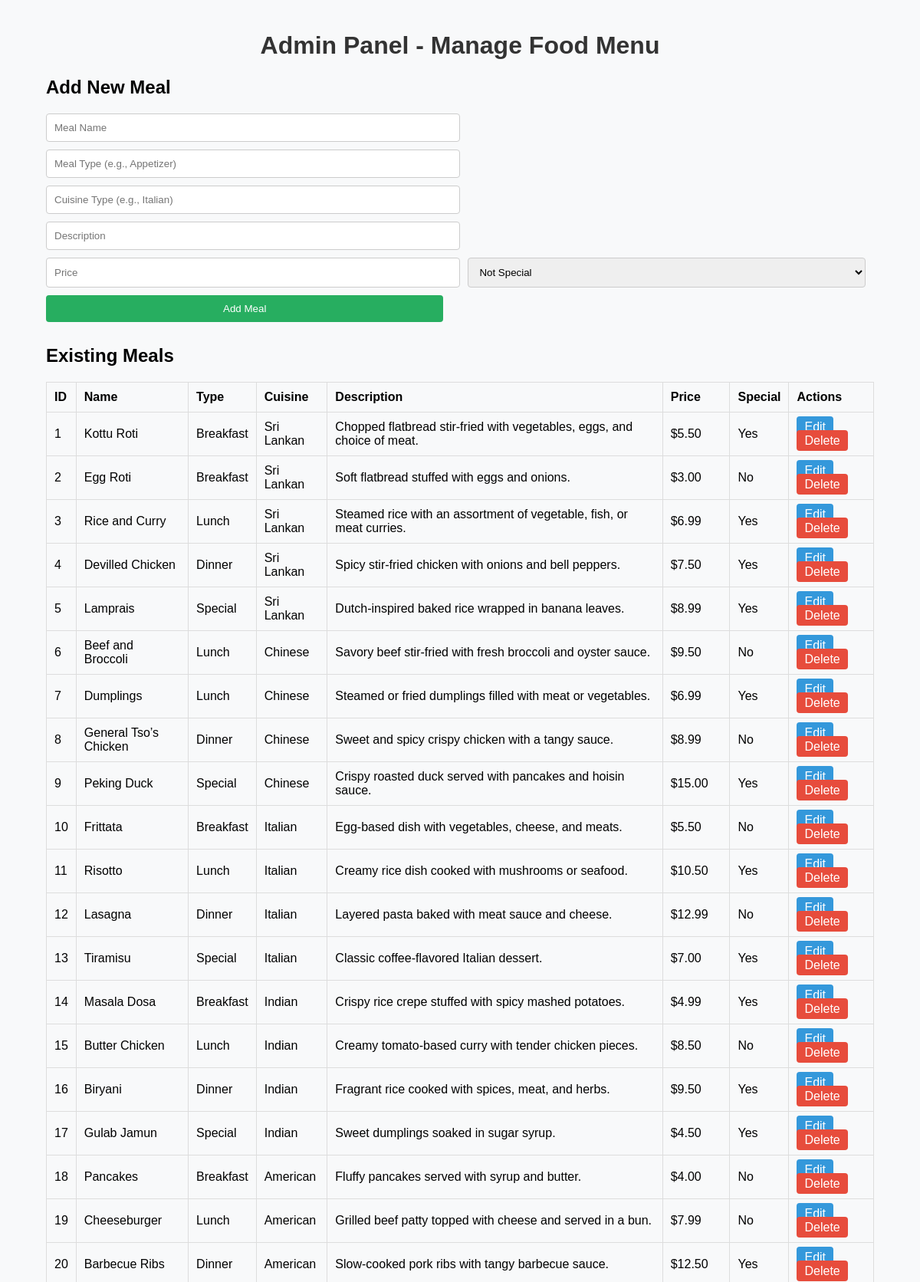
The page /addfood.php (upper part) on the database its author committed.
### tables this page shows
CREATE TABLE `meals` (
  `id` int(11) NOT NULL,
  `meal_type` varchar(50) NOT NULL,
  `menu_name` varchar(100) NOT NULL,
  `cuisine_type` varchar(50) NOT NULL,
  `description` text DEFAULT NULL,
  `price` decimal(10,2) NOT NULL,
  `special` tinyint(1) DEFAULT 0
);

### addfood.php (the view, shortened to what this page needs)
<?php include('db_connect.php'); ?>
<!DOCTYPE html>
<html lang="en">
<head>
</head>
<body>
    <div class="container">
        <h1>Admin Panel - Manage Food Menu</h1>
        <div class="form-container">
            <h2>Add New Meal</h2>
            <form method="POST" action="admin_actions.php">
                <input type="text" name="menu_name" placeholder="Meal Name" required>
                <input type="text" name="meal_type" placeholder="Meal Type (e.g., Appetizer)" required>
                <input type="text" name="cuisine_type" placeholder="Cuisine Type (e.g., Italian)" required>
                <input type="text" name="description" placeholder="Description" required>
                <input type="number" step="0.01" name="price" placeholder="Price" required>
                <select name="special">
                    <option value="0">Not Special</option>
                </select>
                <button type="submit" name="action" value="add">Add Meal</button>
            </form>
        </div>
        <h2>Existing Meals</h2>
        <table>
            <thead>
                <tr>
                    <th>ID</th>
                    <th>Name</th>
                    <th>Type</th>
                    <th>Cuisine</th>
                    <th>Description</th>
                    <th>Price</th>
                    <th>Special</th>
                    <th>Actions</th>
                </tr>
            </thead>
            <tbody>
                <?php
                $query = "SELECT * FROM meals";
                $result = $conn->query($query);
                if ($result->num_rows > 0) {
                    while ($row = $result->fetch_assoc()) {
                        echo "
                        <tr>
                            <td>{$row['id']}</td>
                            <td>" . htmlspecialchars($row['menu_name']) . "</td>
                            <td>" . htmlspecialchars($row['meal_type']) . "</td>
                            <td>" . htmlspecialchars($row['cuisine_type']) . "</td>
                            <td>" . htmlspecialchars($row['description']) . "</td>
                            <td>\${$row['price']}</td>
                            <td>" . ($row['special'] ? 'Yes' : 'No') . "</td>
                            <td class='action-buttons'>
                                <a href='edit_meal.php?id={$row['id']}'>Edit</a>
                                <a href='admin_actions.php?id={$row['id']}&action=delete' class='delete'>Delete</a>
                            </td>
                        </tr>";
                    }
                } else {
                    echo "<tr><td colspan='8' style='text-align:center;'>No meals available</td></tr>";
                }
                ?>
            </tbody>
        </table>
    </div>
</body>
</html>

### addfood.php (style rules this page uses)
body { font-family: Arial, sans-serif; background-color: #f8f9fa; margin: 0; padding: 0; }
.container { width: 90%; margin: auto; padding: 20px; }
h1 { text-align: center; color: #333; }
table { width: 100%; border-collapse: collapse; margin: 20px 0; }
table, th, td { border: 1px solid #ddd; }
th, td { padding: 10px; text-align: left; }
.form-container { margin-bottom: 30px; }
.form-container form { display: flex; flex-wrap: wrap; gap: 10px; }
.form-container input, .form-container select, .form-container button { padding: 10px; width: 48%; border: 1px solid #ccc; border-radius: 4px; }
.form-container button { background-color: #27ae60; color: #fff; border: none; cursor: pointer; }
.action-buttons a { text-decoration: none; padding: 5px 10px; background: #3498db; color: white; border-radius: 4px; margin-right: 5px; }
.action-buttons a.delete { background: #e74c3c; }

### rows shown on the page
meals: id "1", menu_name "Kottu Roti", meal_type "Breakfast", cuisine_type "Sri Lankan", description "Chopped flatbread stir-fried with vegetables, eggs, and choice of meat.", price "5.50", special "Yes"
meals: id "2", menu_name "Egg Roti", meal_type "Breakfast", cuisine_type "Sri Lankan", description "Soft flatbread stuffed with eggs and onions.", price "3.00", special "No"
meals: id "3", menu_name "Rice and Curry", meal_type "Lunch", cuisine_type "Sri Lankan", description "Steamed rice with an assortment of vegetable, fish, or meat curries.", price "6.99", special "Yes"
meals: id "4", menu_name "Devilled Chicken", meal_type "Dinner", cuisine_type "Sri Lankan", description "Spicy stir-fried chicken with onions and bell peppers.", price "7.50", special "Yes"
meals: id "5", menu_name "Lamprais", meal_type "Special", cuisine_type "Sri Lankan", description "Dutch-inspired baked rice wrapped in banana leaves.", price "8.99", special "Yes"
meals: id "6", menu_name "Beef and Broccoli", meal_type "Lunch", cuisine_type "Chinese", description "Savory beef stir-fried with fresh broccoli and oyster sauce.", price "9.50", special "No"
meals: id "7", menu_name "Dumplings", meal_type "Lunch", cuisine_type "Chinese", description "Steamed or fried dumplings filled with meat or vegetables.", price "6.99", special "Yes"
meals: id "8", menu_name "General Tso’s Chicken", meal_type "Dinner", cuisine_type "Chinese", description "Sweet and spicy crispy chicken with a tangy sauce.", price "8.99", special "No"
meals: id "9", menu_name "Peking Duck", meal_type "Special", cuisine_type "Chinese", description "Crispy roasted duck served with pancakes and hoisin sauce.", price "15.00", special "Yes"
meals: id "10", menu_name "Frittata", meal_type "Breakfast", cuisine_type "Italian", description "Egg-based dish with vegetables, cheese, and meats.", price "5.50", special "No"
meals: id "11", menu_name "Risotto", meal_type "Lunch", cuisine_type "Italian", description "Creamy rice dish cooked with mushrooms or seafood.", price "10.50", special "Yes"
meals: id "12", menu_name "Lasagna", meal_type "Dinner", cuisine_type "Italian", description "Layered pasta baked with meat sauce and cheese.", price "12.99", special "No"
meals: id "13", menu_name "Tiramisu", meal_type "Special", cuisine_type "Italian", description "Classic coffee-flavored Italian dessert.", price "7.00", special "Yes"
meals: id "14", menu_name "Masala Dosa", meal_type "Breakfast", cuisine_type "Indian", description "Crispy rice crepe stuffed with spicy mashed potatoes.", price "4.99", special "Yes"
meals: id "15", menu_name "Butter Chicken", meal_type "Lunch", cuisine_type "Indian", description "Creamy tomato-based curry with tender chicken pieces.", price "8.50", special "No"
meals: id "16", menu_name "Biryani", meal_type "Dinner", cuisine_type "Indian", description "Fragrant rice cooked with spices, meat, and herbs.", price "9.50", special "Yes"
meals: id "17", menu_name "Gulab Jamun", meal_type "Special", cuisine_type "Indian", description "Sweet dumplings soaked in sugar syrup.", price "4.50", special "Yes"
meals: id "18", menu_name "Pancakes", meal_type "Breakfast", cuisine_type "American", description "Fluffy pancakes served with syrup and butter.", price "4.00", special "No"
meals: id "19", menu_name "Cheeseburger", meal_type "Lunch", cuisine_type "American", description "Grilled beef patty topped with cheese and served in a bun.", price "7.99", special "No"
meals: id "20", menu_name "Barbecue Ribs", meal_type "Dinner", cuisine_type "American", description "Slow-cooked pork ribs with tangy barbecue sauce.", price "12.50", special "Yes"
